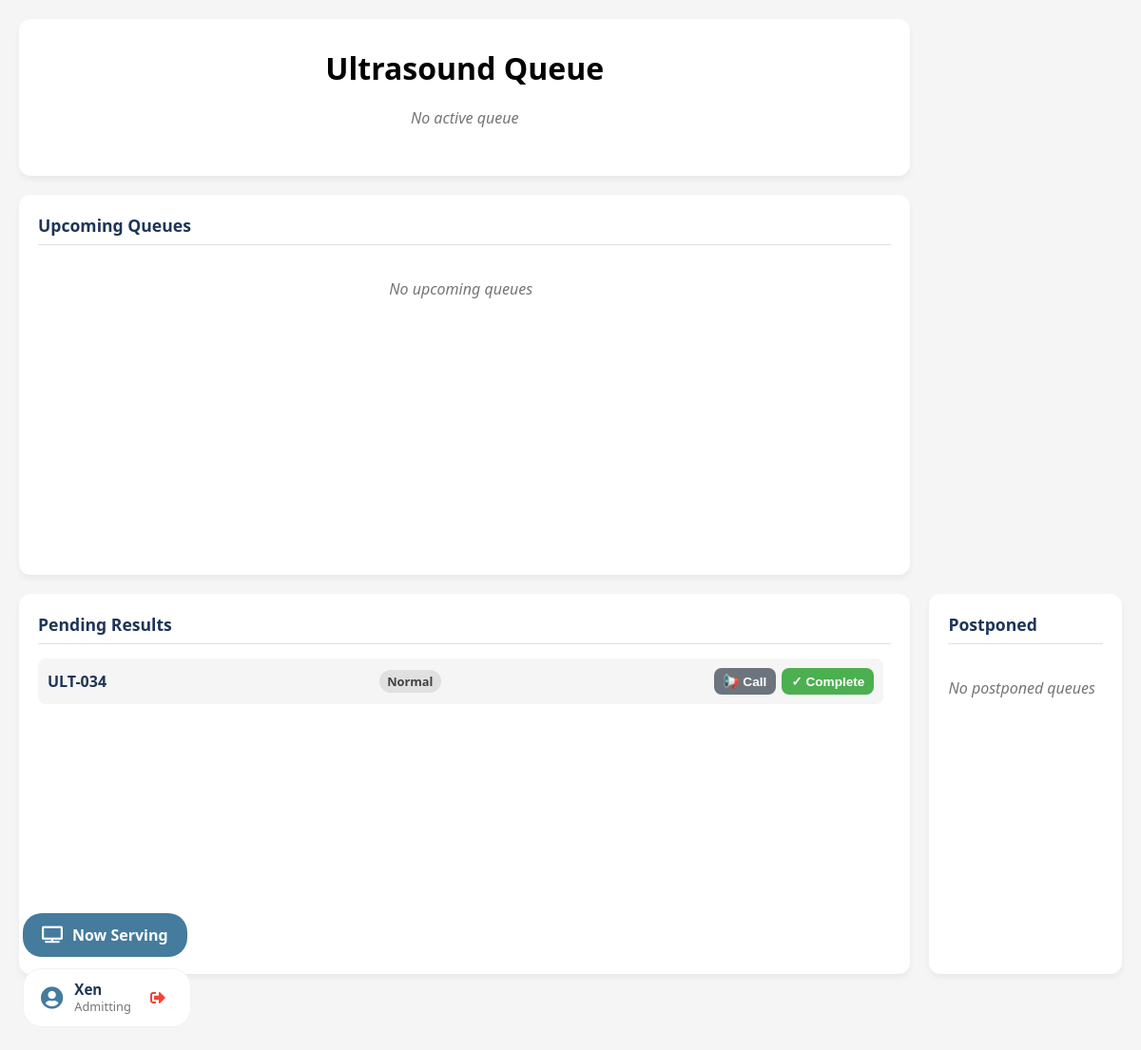
/queue_ult.php (signed in), run on an earlier commit of the app's database.
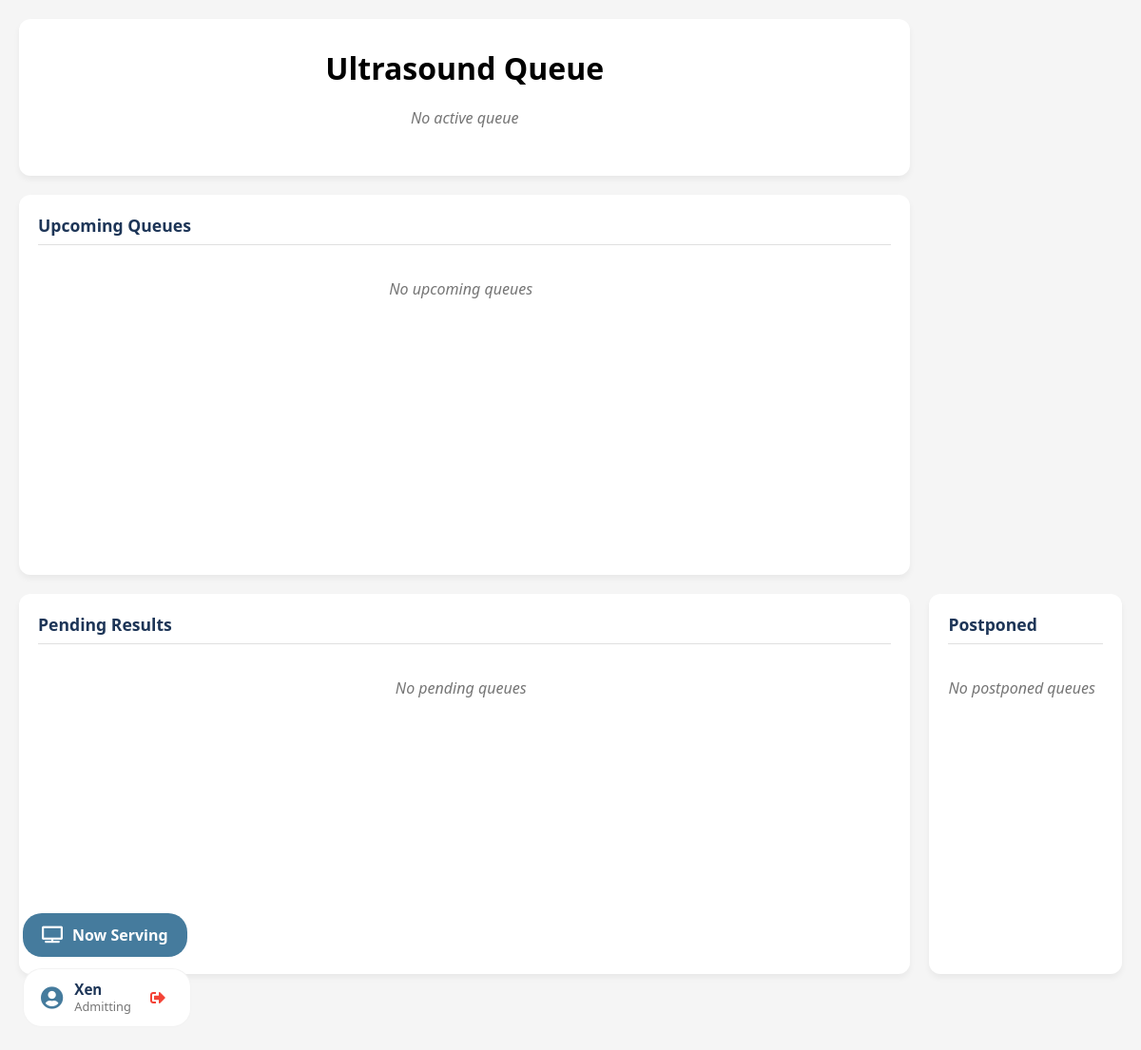
And on a later commit of the database.
### tables this page shows
CREATE TABLE `queues` (
  `qid` int(11) NOT NULL,
  `queue_num` varchar(20) NOT NULL,
  `status` enum('waiting','in-progress','completed','postponed','pending') DEFAULT 'waiting',
  `service_name` varchar(100) NOT NULL,
  `priority` enum('Normal','Emergency','PWD','Senior Citizen','Pregnant','Red Flag') DEFAULT 'Normal',
  `department_id` int(11) NOT NULL,
  `announcement_count` int(11) NOT NULL,
  `was_postponed` tinyint(4) NOT NULL DEFAULT 0,
  `created_at` datetime DEFAULT current_timestamp(),
  `updated_at` datetime DEFAULT current_timestamp() ON UPDATE current_timestamp(),
  `created_by` int(11) NOT NULL
);

### queue_ult.php (the view, shortened to what the changed rows need)
<?php
require('lib/conn.php');
$departmentId = isset($_GET['department_id']) ? intval($_GET['department_id']) : 4;
$deptName = "Unknown Department";
$deptStmt = $conn->prepare("SELECT name FROM departments WHERE dept_id = :dept_id");
$deptStmt->execute(['dept_id' => $departmentId]);
if ($row = $deptStmt->fetch()) {
    $deptName = $row['name'];
}
$pendingStmt = $conn->prepare("
    SELECT * FROM queues
    WHERE status = 'pending' AND department_id = :dept_id
    ORDER BY updated_at DESC
    LIMIT 5
");
$pendingStmt->execute(['dept_id' => $departmentId]);
$pendingQueues = $pendingStmt->fetchAll();
?>
<!DOCTYPE html>
<html lang="en">
<head>
  <link rel="stylesheet" href="https://cdnjs.cloudflare.com/ajax/libs/font-awesome/5.15.4/css/all.min.css">
</head>
<body>
  <div class="side-panel">
    <div class="card">
      <div class="card-body">
        <?php foreach ($pendingQueues as $q): ?>
          <div class="queue-item">
            <span class="queue-item-number"><?= $q['queue_num'] ?></span>
            <span class="priority-flag <?= getPriorityClass($q['priority']) ?>">
              <?= ucfirst($q['priority']) ?>
            </span>
            <div class="queue-item-actions">
              <button class="btn btn-secondary btn-sm" onclick="callPendingQueue('<?= $q['queue_num'] ?>')" title="Call patient back">
                📢 Call
              </button>
              <form method="post" style="display:inline;">
                <button type="submit" name="complete_pending" class="btn btn-success btn-sm" title="Mark as completed">
                  ✓ Complete
                </button>
              </form>
            </div>
          </div>
        <?php endforeach; ?>
        <?php if (empty($pendingQueues)): ?>
          <div class="empty-state">No pending queues</div>
        <?php endif; ?>
      </div>
    </div>
  </div>
  <div class="main-content">
    <div class="card current-queue">
      <h1><?= htmlspecialchars($deptName) ?> Queue</h1>
    </div>
  </div>
</body>
</html>
<?php
function getPriorityClass($priority) {
    $priority = strtolower($priority);
    if (strpos($priority, 'emergency') !== false || strpos($priority, 'red flag') !== false) {
        return 'priority-emergency';
    } elseif (strpos($priority, 'pwd') !== false || strpos($priority, 'senior') !== false || strpos($priority, 'pregnant') !== false) {
        return 'priority-pwd';
    } else {
        return 'priority-normal';
    }
}
?>

What changed in the data, as far as the page shows it:
removed queues: queue_num "ULT-034", priority "Normal"
Also different on the page:
text now shown: "No pending queues"
